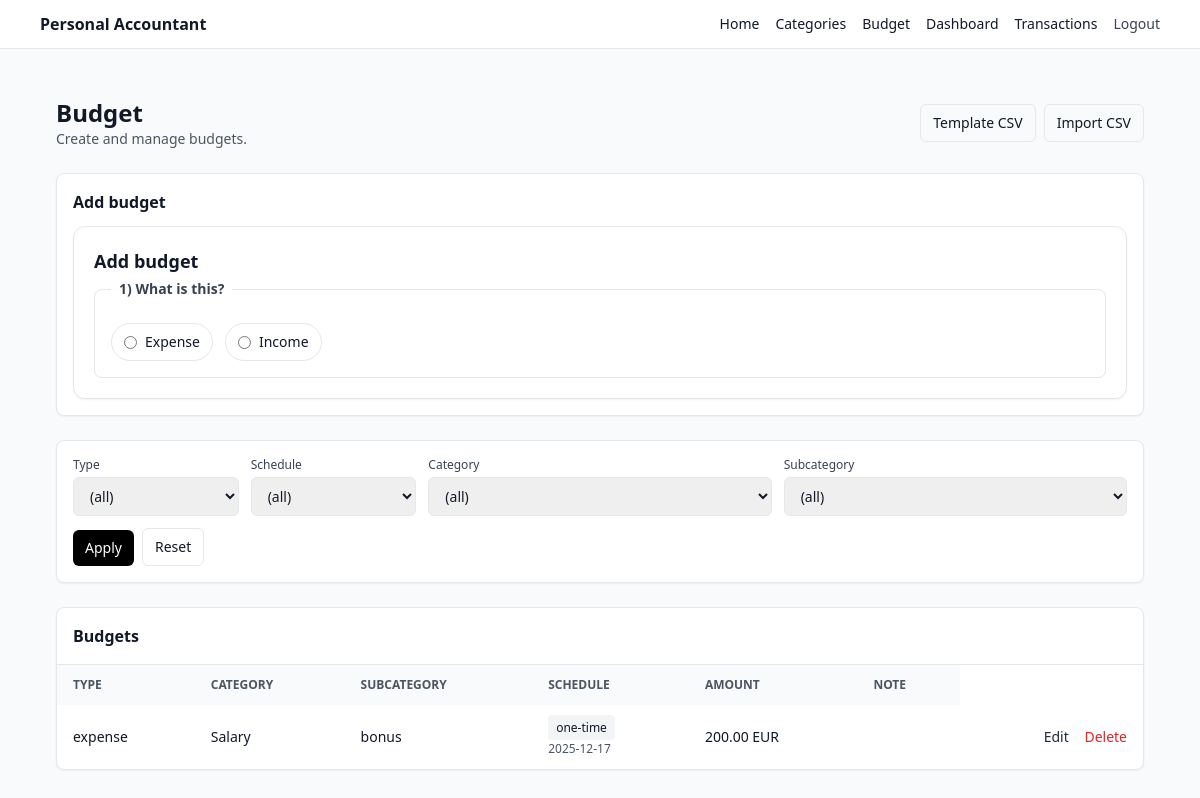
Screenshot of /budget (signed in) with the database file from the repository.
### app/models.py (models this page shows)
class Budget(SQLModel, table=True):
    id: int | None = Field(default=None, primary_key=True)
    user_id: int = Field(foreign_key="user.id", index=True)
    type: BudgetType  # income/expense
    amount_cents: int
    currency: str  # e.g. "EUR"
    category_id: int = Field(foreign_key="category.id", index=True)
    subcategory_id: int | None = Field(default=None, foreign_key="subcategory.id", index=True)
    is_recurring: bool = False
    repeat_unit: RepeatUnit | None = None        # weekly/monthly/yearly
    repeat_interval: int | None = None           # every N units (1=every month/week/year)
    day_of_month: int | None = None              # for monthly/yearly patterns
    weekday: int | None = None                   # 0=Mon ... 6=Sun for weekly patterns
    one_time_date: date | None = None
    start_date: date | None = None
    end_date: date | None = None
    note: str | None = None
    created_at: datetime = Field(default_factory=datetime.utcnow)

class Category(SQLModel, table=True):
    __table_args__ = (
        UniqueConstraint("user_id", "name", name="uq_category_user_name"),
    )
    id: int | None = Field(default=None, primary_key=True)
    user_id: int = Field(foreign_key="user.id", index=True)
    name: str
    icon: str | None = None  # emoji or icon key
    created_at: datetime = Field(default_factory=datetime.utcnow)

class Subcategory(SQLModel, table=True):
    __table_args__ = (
        UniqueConstraint("category_id", "name", name="uq_subcategory_category_name"),
    )
    id: int | None = Field(default=None, primary_key=True)
    user_id: int = Field(foreign_key="user.id", index=True)   # convenience + ownership
    category_id: int = Field(foreign_key="category.id", index=True)
    name: str
    icon: str | None = None
    created_at: datetime = Field(default_factory=datetime.utcnow)

### app/routes/budgets.py (the view)
@router.get("/budget", response_class=HTMLResponse)
def list_budget(
    request: Request,
    type: str | None = None,  # query param
    schedule: str | None = None,
    category_id: str | None = None,
    subcategory_id: str | None = None,
    q: str | None = None,
    created_from: str | None = None,
    created_to: str | None = None,
    db: Session = Depends(get_session),
    uid: int | None = Depends(current_user_id),
):
    if not uid:
        return RedirectResponse(url="/login", status_code=303)
    filters = {
        "type": (type or "").strip(),
        "schedule": (schedule or "").strip(),
        "category_id": (category_id or "").strip(),
        "subcategory_id": (subcategory_id or "").strip(),
        "q": (q or "").strip(),
        "created_from": (created_from or "").strip(),
        "created_to": (created_to or "").strip(),
    }
    return _render_budget_page(request, uid, db, filters=filters)

### templates/budget.html (shortened to what this page needs)
{% extends "_base.html" %}
{% block content %}
  <div class="mx-auto max-w-6xl px-4 py-6">
    <div class="mb-6 flex items-center justify-between">
      <div>
        <h1 class="text-2xl font-semibold">Budget</h1>
        <p class="text-sm text-gray-600">Create and manage budgets.</p>
      </div>
      <div class="flex gap-2">
        <a href="/budget/template.csv" class="rounded-md border px-3 py-2 text-sm">Template CSV</a>
        <a href="/budget/import" class="rounded-md border px-3 py-2 text-sm">Import CSV</a>
      </div>
    </div>
    <div class="mb-6 rounded-lg border bg-white p-4 shadow-sm">
      <h2 class="mb-3 font-semibold">Add budget</h2>
      {% include "_budget_form_journey.html" %}
    </div>
    {% include "_budget_filters.html" %}
    <div class="rounded-lg border bg-white shadow-sm">
      <div class="border-b p-4">
        <h2 class="font-semibold">Budgets</h2>
      </div>
      {% if budgets and budgets|length > 0 %}
        <div class="overflow-x-auto">
          <table class="w-full text-left text-sm">
            <thead class="bg-gray-50 text-xs uppercase text-gray-600">
              <tr>
                <th class="px-4 py-3">Type</th>
                <th class="px-4 py-3">Category</th>
                <th class="px-4 py-3">Subcategory</th>
                <th class="px-4 py-3">Schedule</th>
                <th class="px-4 py-3">Amount</th>
                <th class="px-4 py-3">Note</th>
              </tr>
            </thead>
            <tbody class="divide-y">
              {% for b in budgets %}
                {% set cat = categories_by_id.get(b.category_id|int) %}
                {% set sub = (subcategories_by_id.get(b.subcategory_id|int) if b.subcategory_id else None) %}
                <tr class="hover:bg-gray-50">
                  <td class="px-4 py-3">{{ (b.type.value if b.type is not string else ((b.type.split('.')[-1])|lower)) }}</td>
                  <td class="px-4 py-3">
                    {% if cat %}
                      {{ (cat.icon ~ ' ' if cat.icon else '') ~ cat.name }}
                    {% else %}
                      Category {{ b.category_id }}
                    {% endif %}
                  </td>
                  <td class="px-4 py-3">
                    {% if sub %}
                      {{ (sub.icon ~ ' ' if sub.icon else '') ~ sub.name }}
                    {% else %}
                      <span class="text-gray-400">—</span>
                    {% endif %}
                  </td>
                  <td class="px-4 py-3">
                    {% if b.is_recurring %}
                      <span class="rounded bg-gray-100 px-2 py-1 text-xs">recurring</span>
                      <div class="mt-1 text-xs text-gray-600">
                        every {{ b.repeat_interval or 1 }} {{ (b.repeat_unit.value if b.repeat_unit else b.repeat_unit) }}
                        {% if b.weekday is not none %} • weekday {{ b.weekday }}{% endif %}
                        {% if b.day_of_month is not none %} • day {{ b.day_of_month }}{% endif %}
                        {% if b.start_date %} • start {{ b.start_date }}{% endif %}
                        {% if b.end_date %} • end {{ b.end_date }}{% endif %}
                      </div>
                    {% else %}
                      <span class="rounded bg-gray-100 px-2 py-1 text-xs">one-time</span>
                      <div class="mt-1 text-xs text-gray-600">
                        {{ b.one_time_date }}
                      </div>
                    {% endif %}
                  </td>
                  <td class="px-4 py-3">
                    {{ cents_to_euros_str(b.amount_cents) }} {{ b.currency }}
                  </td>
                  <td class="px-4 py-3">
                  </td>
                  <td class="px-4 py-3 text-right whitespace-nowrap">
                    <a href="/budget/{{ b.id }}/edit" class="text-sm font-medium text-gray-800 hover:text-black">Edit</a>
                    <form action="/budget/{{ b.id }}/delete" method="post" class="inline" onsubmit="return confirm('Delete budget?');">
                      <button type="submit" class="ml-3 text-sm font-medium text-red-600 hover:text-red-700">Delete</button>
                    </form>
                  </td>
</tr>
              {% endfor %}
            </tbody>
          </table>
        </div>
      {% else %}
        <div class="p-4 text-sm text-gray-600">No budgets yet.</div>
      {% endif %}
    </div>
  </div>
{% endblock %}

### rows the page displays
Budget: type "expense", one_time_date "2025-12-17", amount_cents "200.00", currency "EUR"
Category: icon+name "Salary"
Subcategory: icon+name "bonus"
